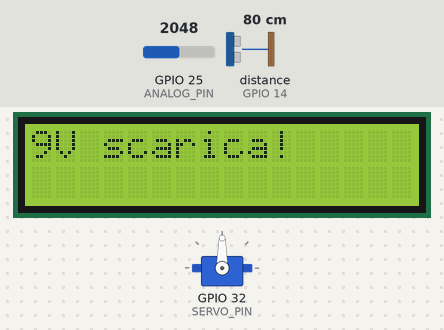
A sketch run on a simulated ESP32. Shown: 16×2 character LCD, servo. Inputs (shaded band) come from the test bench; at power-on: GPIO 25 (ANALOG_PIN) = 2048, distance to the obstacle (sensor on GPIO 14) 80 cm. The echo pulse lasts 58.3 µs per cm; what the sketch prints to the serial monitor is not drawn.

Above: at 1.2 s.
1.3 s: GPIO 25 (ANALOG_PIN) set to 1353
15.2 s: GPIO 25 (ANALOG_PIN) set to 1213
At 28.2 s:
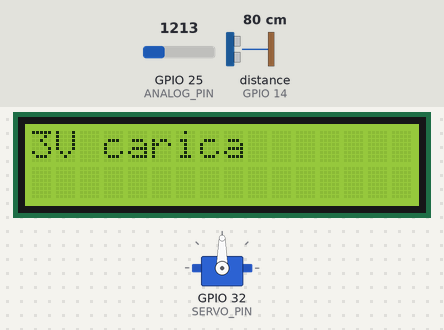
28.8 s: GPIO 25 (ANALOG_PIN) set to 2047
At 34.6 s:
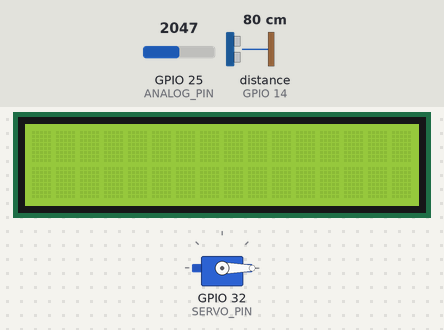
35.4 s: distance to the obstacle (sensor on GPIO 14) set to 2 cm
At 36.8 s:
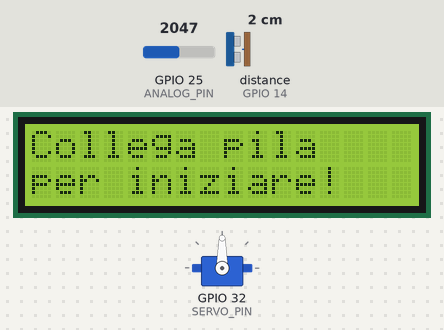
37.9 s: GPIO 25 (ANALOG_PIN) set to 1228
At 42.2 s:
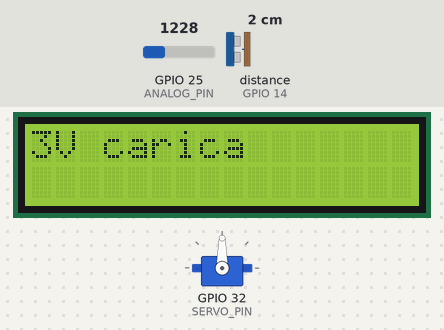
Timing chart, 0 to 43.7 s (numbered marks = the images above; inputs shaded):
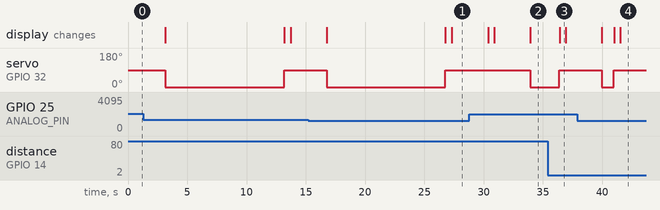

The sketch:

BatteryBox.ino
```cpp
// (licence header left out)
#include <LiquidCrystal_I2C.h>
#include <Wire.h>
#include <ESP32Servo.h>
#include <UltrasonicSensor.h>
#include <freertos/FreeRTOS.h>
#include <freertos/timers.h>

#define ANALOG_PIN 25
#define LCD_SDA 21
#define LCD_SCL 22

#define MAX_9V 10.0
#define MIN_9V 8.0

#define MAX_3V 3.5
#define MIN_3V 1.9

#define MAX_1_5V 1.6
#define MIN_1_5V 1.1

#define R1 20000.0
#define R2 10000.0

#define SERVO_PIN 32
#define SERVO_OPEN 0
#define SERVO_CLOSE 90

#define ECHO_PIN 14
#define TRIG_PIN 13
#define TEMP 28

float voltage;
bool timerEnded = false;

Servo myservo;
LiquidCrystal_I2C lcd(0x27, 16, 2);
TimerHandle_t xServoTimer;
UltrasonicSensor ultrasonic(TRIG_PIN, ECHO_PIN);

enum VoltageType {
  CARICA_9V,
  SCARICA_9V,
  CARICA_3V,
  SCARICA_3V,
  CARICA_1_5V,
  SCARICA_1_5V,
  V_ERRATO
};

void setup() {
  Serial.begin(115200);
  Wire.begin(LCD_SDA, LCD_SCL);
  if (!i2CAddrTest(0x27)) {
    lcd = LiquidCrystal_I2C(0x3F, 16, 2);
  }

  lcd.init();
  lcd.backlight();
  startScreen();

  myservo.setPeriodHertz(50);
  myservo.attach(SERVO_PIN, 500, 2500);
  myservo.write(SERVO_CLOSE);

  ultrasonic.setTemperature(TEMP);

  xServoTimer = xTimerCreate("ServoTimer", pdMS_TO_TICKS(10000), pdFALSE, (void*)0, timerCallback);
}

void loop() {
  voltage = ReadVoltage(ANALOG_PIN);
  voltage = voltage / (R2 / (R1 + R2));

  String voltstr = String(voltage, 3);
  //Serial.println("Read: " + String(analogValue) + " Voltage: " + String(voltage, 3));

  VoltageType voltageType = getVoltageType(voltage);

  switch (voltageType) {
    case CARICA_9V:
      printLcd("9V carica");
      break;
    case SCARICA_9V:
      printLcd("9V scarica!");
      servoHandle();
      break;
    case CARICA_3V:
      printLcd("3V carica");
      startScreen();
      break;
    case SCARICA_3V:
      printLcd("3V scarica!");
      servoHandle();
      break;
    case CARICA_1_5V:
      printLcd("1.5V carica");
      startScreen();
      break;
    case SCARICA_1_5V:
      printLcd("Pila scarica!");
      servoHandle();
      break;
    case V_ERRATO:
    default:
      break;
  }

  delay(500);
}

/**
 *  servoHandle - funzione che aspetta il rilevamento del sensore
 *  INPUT: /
 *  OUTPUT: /
**/
void servoHandle() {
  int distance;
  Serial.println("Inizio Funzione");
  myservo.write(SERVO_OPEN);
  Serial.println("Servo ON");
  lcd.clear();
  lcd.setCursor(0, 0);

  if (xServoTimer != NULL) {
    xTimerStart(xServoTimer, 0);
  }

  while (true) {
    if(timerEnded){
      timerEnded = false;
      break;
    }
    distance = ultrasonic.distanceInCentimeters();
    //Serial.printf("D: %d\n",distance);
    if(distance < 10) {
      delay(1000);
      Serial.println("Movement detected");
      xTimerStop(xServoTimer, 0);
      Serial.println("Timer bloccato");
      break;
    }
    delay(10);
  }

  myservo.write(SERVO_CLOSE);
  Serial.print("Servo OFF");
  startScreen();

  Serial.println("Fine Funzione");
}

/**
 *  timerCallback - funzione che scatta al termine del timer
 *  INPUT: /
 *  OUTPUT: /
**/
void timerCallback(TimerHandle_t xTimer) {
  Serial.println("Timer expired, closing servo");
  myservo.write(SERVO_CLOSE);
  startScreen();
  timerEnded = true;
}

/**
 *  ReadVoltage - restituisce il voltaggio letto su un pin
 *  INPUT: pin - pin dal quale leggere
 *  OUTPUT: double - voltaggio rilevato
**/
double ReadVoltage(byte pin) {
  double reading = analogRead(pin);
  if (reading < 1 || reading > 4095) return 0;
  return -0.000000000000016 * pow(reading, 4) + 0.000000000118171 * pow(reading, 3) - 0.000000301211691 * pow(reading, 2) + 0.001109019271794 * reading + 0.034143524634089;
}

/**
 *  getVoltageType - restituisce il tipo di voltaggio rilevato in base al valore fornito
 *  INPUT: voltage - valore numerico del voltaggio rilevato
 *  OUTPUT: VoltageType - enum con il tipo di voltaggio
**/
VoltageType getVoltageType(float voltage) {
  if (voltage > MIN_9V && voltage < MAX_9V) {
    return CARICA_9V;
  } else if (voltage <= MIN_9V && voltage > MAX_3V) {
    return SCARICA_9V;
  } else if (voltage > MIN_3V && voltage < MAX_3V) {
    return CARICA_3V;
  } else if (voltage <= MIN_3V && voltage > MAX_1_5V) {
    return SCARICA_3V;
  } else if (voltage > MIN_1_5V && voltage < MAX_1_5V) {
    return CARICA_1_5V;
  } else if (voltage <= MAX_1_5V && voltage > 0.1) {
    return SCARICA_1_5V;
  } else {
    return V_ERRATO;
  }
}

/**
 *  printLcd - stampa un messaggio su schermo LCD in maniera pulita
 *  INPUT: message - messaggio da stampare
 *  OUTPUT: /
**/
void printLcd(String message) {
  lcd.clear();
  lcd.setCursor(0, 0);
  lcd.print(message);
  delay(3000);
  startScreen();
}

/**
 *  startScreen - riporta lo schermo LCD alla schermata "base" da cui ripartire
 *  INPUT: /
 *  OUTPUT: /
**/
void startScreen() {
  lcd.clear();
  lcd.setCursor(0, 0);
  lcd.print("Collega pila");
  lcd.setCursor(0, 1);
  lcd.print("per iniziare!");
}

/**
 *  i2CAddrTest - testa se il device richiesto è presente all'indirizzo fornito
 *  INPUT: addr - indirizzo da controllare
 *  OUTPUT: boolean - true se il device all'indirizzo addr è presente, false altrimenti
**/
bool i2CAddrTest(uint8_t addr) {
  Wire.begin();
  Wire.beginTransmission(addr);
  if (Wire.endTransmission() == 0) {
    return true;
  }
  return false;
}
```

Measured:
- the behaviour switches between 1283 and 1282 on GPIO 25 (ANALOG_PIN) (found by bisection; images 0 and 1)
- after the input at 15.2 s, the display: first differs from a run without the input after 12.1 s (image 1)
- after the input at 28.8 s, servo on GPIO 32 (SERVO_PIN): 90° → 0° after 5.1 s; the display: first differs from a run without the input after 2.1 s (image 2 shows a later state)
- after the input at 35.4 s, servo on GPIO 32 (SERVO_PIN): 0° → 90° after 1.0 s; the display: changes after 1.0 s (image 3)
- after the input at 37.9 s, servo on GPIO 32 (SERVO_PIN): goes on until 41.0 s, then stays 90°; the display: first differs from a run without the input after 3.6 s (image 4)
- what the display in image 3 shows lasts 0.5 s, from 36.4 s to 36.9 s
